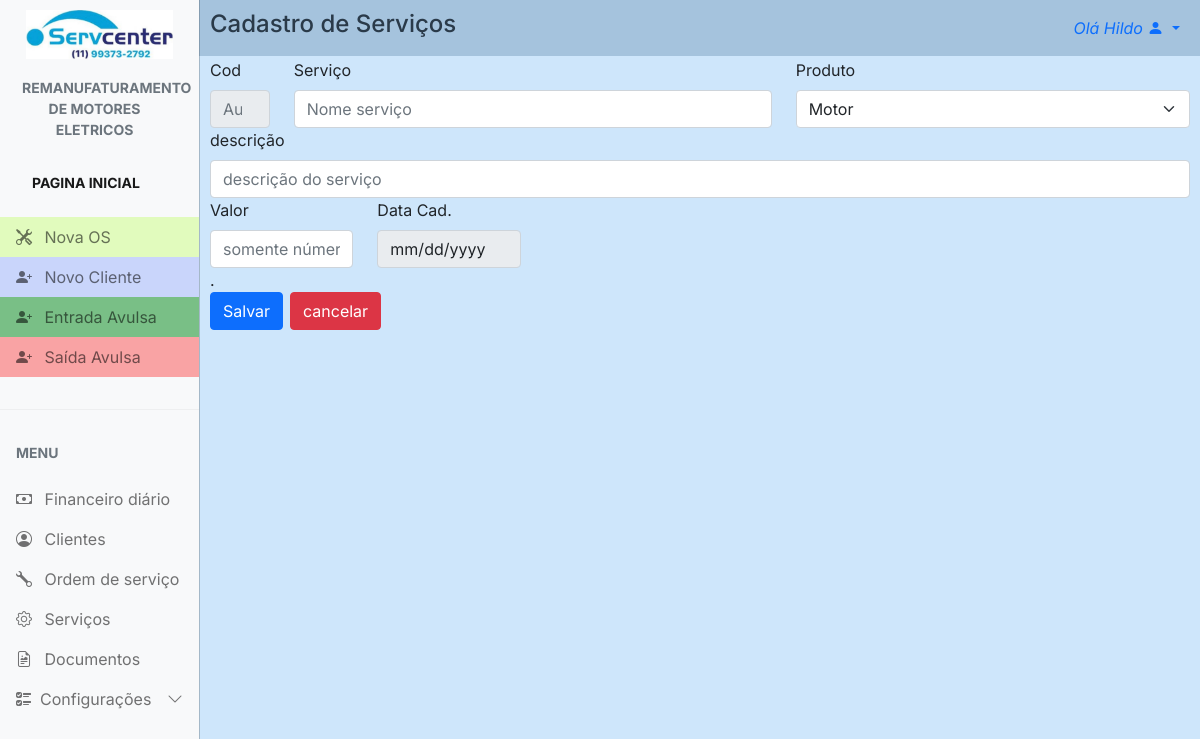
Page /services/new_services/ (signed in) on the committed database.
### config/models.py (models this page shows, shortened)
class Config(models.Model):
    nome_empresa = models.CharField(max_length=100, blank=True, null=True)
    nome_fantasia = models.CharField(max_length=100, blank=True, null=True)
    responsavel = models.CharField(max_length=100, blank=True, null=True)
    atividade = models.CharField(max_length=100, blank=True, null=True)
    cnpj = models.CharField(max_length=20, blank=True, null=True)
    endereco = models.CharField(max_length=100, blank=True, null=True)
    numero = models.CharField(max_length=10, blank=True, null=True)
    bairro = models.CharField(max_length=50, blank=True, null=True)
    cidade = models.CharField(max_length=50, blank=True, null=True)
    estado = models.CharField(max_length=2, blank=True, null=True)
    cep = models.CharField(max_length=10, blank=True, null=True)
    logo1 = models.ImageField(upload_to='logos', blank=True, null=True)
    logo2 = models.ImageField(upload_to='logos', blank=True, null=True)
    obs = models.TextField(blank=True, null=True)
    data = models.DateField(blank=True, null=True)
    telefone = models.CharField(max_length=20, blank=True, null=True)
    whatsapp = models.CharField(max_length=20, blank=True, null=True)

### services/views.py (the view, shortened to what this page needs)
# urls.py: path('new_services/', views.new_services, name="new_services"),
@login_required
def new_services(request):
    if request.method == "GET":
        return render(request, 'new_services.html')

### config/context_processors.py (called while the page is built)
def conf(request):
    logo = Config.objects.all().first
    return {'logo': logo}

### servcenter/context_processors.py (called while the page is built)
def project_settings(request):
    config = Config.objects.first()
    return {
        'config': config,
    }

### services/templates/new_services.html (shortened to what this page needs)
{% extends "main.html" %} {% load static %} {% block 'head' %}
<link rel="stylesheet" href="{% static 'css/main.css' %}" />
<link rel="stylesheet" href="{% static 'clients/css/new_client.css' %}" />
{% endblock %} {% block 'main' %}
<div id="main" class="main">
  <div id="cad_cli_tit">
    <a>Cadastro de Serviços</a>
  </div>
  <form class="row g-6" action="{% url 'new_services' %}" method="POST">
    <div class="col-md-1">
      <label for="inputCod" class="form-label">Cod</label>
      <input
        type="number"
        readonly
        class="form-control"
        placeholder="Auto"
        name="inputCod"
      />
    </div>
    <div class="col-md-6">
      <label for="inputNome" class="form-label">Serviço</label>
      <input
        type="text"
        class="form-control"
        placeholder="Nome serviço"
        name="inputNome"
        value="{{nome}}"
      />
    </div>
    <div class="col-md-5">
      <label for="inputTipo" class="form-label">Produto</label>
      <select name="inputTipo" class="form-select" value="{{tipo}}">
        <option selected>Motor</option>
      </select>
    </div>
    <div class="col-md-12">
      <label for="inputdescr" class="form-label">descrição</label>
      <input
        type="text"
        class="form-control"
        placeholder="descrição do serviço"
        name="inputdescr"
        value="{{descr}}"
      />
    </div>
    <div class="col-md-2">
      <label for="inputRg" class="form-label">Valor</label>
      <input
        type="text"
        class="form-control"
        placeholder="somente números"
        name="inputvalor"
        value="{{valor}}"
      />
    </div>
    <div class="col-md-2">
      <label for="imputCad" class="form-label">Data Cad.</label>
      <input type="date" readonly class="form-control" name="input-dataCad" />
    </div>
      <a>.</a>
    <div class="col-12">
      <button type="submit" class="btn btn-primary">Salvar</button>
    </div>
  </form>
  <div class="col-1">
    <a href="{% url 'services' %}" id="canc_btn" type="submit" class="btn btn-danger">cancelar</a>
  </div
</div>
{% endblock%}

### templates/main.html (shortened to what this page needs)
{% load static %}
<!DOCTYPE html>
<html lang="en">
  <head>
    <link rel="stylesheet" href="{% static 'css/bootstrap.min.css'%}" />
    <link
      rel="stylesheet"
      href="https://cdn.jsdelivr.net/npm/bootstrap-icons@1.4.1/font/bootstrap-icons.css"
    />
    <link rel="stylesheet" href="{% static 'css/dataTables.bootstrap5.min.css' %}" />
    <link rel="stylesheet" href="{% static 'css/main.css' %}" />
    {% block 'head' %}{% endblock %}
  </head>
  <body>
    <div
      class="offcanvas offcanvas-start sidebar-nav bg-light"
      tabindex="-1"
      id="sidebar"
    >
      <div class="offcanvas-body p-0">
        <nav class="navbar-light">
          <ul class="navbar-nav">
            <li>
              <div class="text-muted small fw-bold text-uppercase px-3">
                <a href="{% url 'dashboard' %}">
                  {% if config.logo1 %}
                    <img id="logo" src="{{ config.logo1.url }}" alt="logo" />
                  {% else %}
                    <p>No logo available</p>
                  {% endif %}
                </a>
              </div>
            </li>
            <li id="tit_motores">
              <a href="{% url 'dashboard' %}" class="nav-link px-3 active">
                <div class="text-muted small fw-bold text-uppercase px-3 mb-3">
                  {{config.atividade}}
                </div>
              </a>
            </li>
            <li>
              <div class="text-muted small fw-bold text-uppercase px-3 mb-3">
                <a href="{% url 'dashboard' %}" class="nav-link px-3 active">Pagina Inicial</a>
              </div>
            </li>
            <li>
              <a id="n_os" href="{% url 'new_work_order' %}" class="nav-link px-3">
                <span class="me-2"><i class="bi bi-tools"></i></span>
                <span>Nova OS</span>
              </a>
            </li>
            <li>
              <a id="n_cli" href="{% url 'new_client' %}" class="nav-link px-3">
                <span class="me-2"><i class="bi bi-person-plus-fill"></i></span>
                <span>Novo Cliente</span>
              </a>
            </li>
            <li>
              <a id="in" href="{% url 'new_finance' %}" class="nav-link px-3">
                <span class="me-2"><i class="bi bi-person-plus-fill"></i></span>
                <span>Entrada Avulsa</span>
              </a>
            </li>
            <li>
              <a id="out" href="{% url 'new_finance_out' %}" class="nav-link px-3">
                <span class="me-2"><i class="bi bi-person-plus-fill"></i></span>
                <span>Saída Avulsa</span>
              </a>
            </li>
            <li class="my-4"><hr class="dropdown-divider bg-light" /></li>
            <li>
              <div class="text-muted small fw-bold text-uppercase px-3 mb-3">
                Menu
              </div>
            </li>
            {% if user.is_superuser %}
              <li>
                  <a href="{% url 'finance' %}" class="nav-link px-3">
                      <span class="me-2"><i class="bi bi-cash"></i></span>
                      <span>Financeiro</span>
                  </a>
              </li>
            {% else %}
                <li>
                    <a href="{% url 'finance' %}" class="nav-link px-3">
                        <span class="me-2"><i class="bi bi-cash"></i></span>
                        <span>Financeiro diário</span>
                    </a>
                </li>
            {% endif %}
            <li>
              <a href="{% url 'clients' %}" class="nav-link px-3">
                <span class="me-2"><i class="bi bi-person-circle"></i></span>
                <span>Clientes</span>
              </a>
            </li>
            <li>
              <a href="{% url 'work_order' %}" class="nav-link px-3">
                <span class="me-2"><i class="bi bi-wrench"></i></span>
                <span>Ordem de serviço</span>
              </a>
            </li>
            <li>
              <a href="{% url 'services' %}" class="nav-link px-3">
                <span class="me-2"><i class="bi bi-gear"></i></span>
                <span>Serviços</span>
              </a>
            </li>
            <li>
              <a href="{% url 'documents' %}" class="nav-link px-3">
                <span class="me-2"><i class="bi bi-file-earmark-richtext"></i></span>
                <span>Documentos</span>
              </a>
            </li>
            <li>
              <a
                class="nav-link px-3 sidebar-link"
                data-bs-toggle="collapse"
                href="#layouts"
              >
                <span class="me-2"><i class="bi bi-ui-checks"></i></span>
                <span>Configurações</span>
                <span class="ms-auto">
                  <span class="right-icon">
                    <i class="bi bi-chevron-down"></i>
                  </span>
                </span>
              </a>
            </li>
          </ul>
        </nav>
      </div>
    </div>
    <nav class="navbar navbar-expand-lg" id="top_nav">
      <div  class="container-fluid">
        <div class="collapse navbar-collapse" id="topNavBar">
          <ul class="navbar-nav">
            <li class="nav-item dropdown">
              <a
                class="nav-link dropdown-toggle ms-2"
                href="#"
                role="button"
                data-bs-toggle="dropdown"
                aria-expanded="false"
              >
                <i>Olá {{request.user.first_name}}</i>
                <i class="bi bi-person-fill"></i>
              </a>
            </li>
          </ul>
        </div>
      </div>
    </nav>
    {% block 'main' %} {% endblock %}
  </body>
</html>

### templates/static/css/main.css (style rules this page uses)
body, button { font-family: "Inter", sans-serif; margin: 0; padding: 0; background: rgba(91, 170, 244, 0.293); }
:root { --offcanvas-width: 200px; --topNavbarHeight: 0px; }
#logo { padding: 10px; max-width: 100%; }
#n_os { background: rgba(172, 255, 47, 0.303); }
#n_cli { background: rgba(47, 95, 255, 0.234); }
#in { background-color: #2a9c3d9c; }
#out { background-color: #fa6c6c9a; }
#tit_motores { text-align: center; margin-left: -10px; }
.sidebar-nav { width: var(--offcanvas-width); }
.sidebar-link { display: flex; align-items: center; }
.sidebar-link .right-icon { display: inline-flex; }
#top_nav { background: rgba(65, 109, 150, 0.293); }
@media (min-width: 992px) { body { overflow: auto !important; } }
@media (min-width: 992px) { .sidebar-nav { -webkit-transform: none; transform: none; visibility: visible !important; height: calc(100% - var(--topNavbarHeight)); top: var(--topNavbarHeight); } }
@media (min-width: 992px) { #cad_cli_tit { margin-top: -50px; } }

### templates/static/clients/css/new_client.css (style rules this page uses)
.main { margin-left: 10px; margin-right: 10px; margin-bottom: 10px; padding: 0; }
#cad_cli_tit a { margin-top: -4px; font-size: 3vh; font-weight: 500; border-radius: 10px; }
#canc_btn { margin-top: -67px; margin-left: 80px; }
@media (min-width: 992px) { .main { margin-left: 210px; margin-right: 10px; } }
@media (min-width: 992px) { #cad_cli_tit { margin-top: -50px; font-size: 3vh; font-weight: 500; border: 0; padding: 0; } }
@media (min-width: 992px) { #canc_btn { margin-top: -65px; margin-left: 80px; } }

### rows in the picture
Config: logo1 (picture), atividade "REMANUFATURAMENTO DE MOTORES ELETRICOS"

### other values in the picture
{{ request.user.first_name }} "Hildo"
